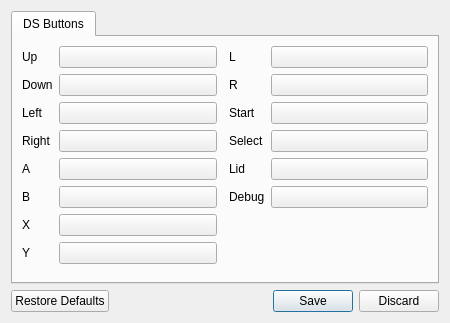
<?xml version="1.0" encoding="UTF-8"?>
<ui version="4.0">
 <class>desmume::qt::ControlConfigDialog</class>
 <widget class="QDialog" name="desmume::qt::ControlConfigDialog">
  <property name="geometry">
   <rect>
    <x>0</x>
    <y>0</y>
    <width>450</width>
    <height>323</height>
   </rect>
  </property>
  <property name="windowTitle">
   <string>Configure Controls</string>
  </property>
  <layout class="QVBoxLayout" name="verticalLayout">
   <item>
    <widget class="QTabWidget" name="tabWidget">
     <property name="currentIndex">
      <number>0</number>
     </property>
     <widget class="QWidget" name="tabDS">
      <attribute name="title">
       <string>DS Buttons</string>
      </attribute>
      <layout class="QGridLayout" name="gridLayout" rowstretch="0,0,0,0,0,0,0,0,1" columnstretch="0,1,0,0,1" columnminimumwidth="0,0,6,0,0">
       <item row="4" column="1">
        <widget class="QPushButton" name="buttonControlA">
        </widget>
       </item>
       <item row="4" column="4">
        <widget class="QPushButton" name="buttonControlLid">
        </widget>
       </item>
       <item row="0" column="4">
        <widget class="QPushButton" name="buttonControlL">
        </widget>
       </item>
       <item row="2" column="0">
        <widget class="QLabel" name="label_3">
         <property name="text">
          <string>Left</string>
         </property>
        </widget>
       </item>
       <item row="0" column="0">
        <widget class="QLabel" name="label">
         <property name="text">
          <string>Up</string>
         </property>
        </widget>
       </item>
       <item row="4" column="0">
        <widget class="QLabel" name="label_5">
         <property name="text">
          <string>A</string>
         </property>
        </widget>
       </item>
       <item row="6" column="0">
        <widget class="QLabel" name="label_7">
         <property name="text">
          <string>X</string>
         </property>
        </widget>
       </item>
       <item row="1" column="0">
        <widget class="QLabel" name="label_2">
         <property name="text">
          <string>Down</string>
         </property>
        </widget>
       </item>
       <item row="7" column="0">
        <widget class="QLabel" name="label_8">
         <property name="text">
          <string>Y</string>
         </property>
        </widget>
       </item>
       <item row="5" column="3">
        <widget class="QLabel" name="label_14">
         <property name="text">
          <string>Debug</string>
         </property>
        </widget>
       </item>
       <item row="3" column="3">
        <widget class="QLabel" name="label_12">
         <property name="text">
          <string>Select</string>
         </property>
        </widget>
       </item>
       <item row="3" column="0">
        <widget class="QLabel" name="label_4">
         <property name="text">
          <string>Right</string>
         </property>
        </widget>
       </item>
       <item row="4" column="3">
        <widget class="QLabel" name="label_13">
         <property name="text">
          <string>Lid</string>
         </property>
        </widget>
       </item>
       <item row="2" column="3">
        <widget class="QLabel" name="label_11">
         <property name="text">
          <string>Start</string>
         </property>
        </widget>
       </item>
       <item row="0" column="1">
        <widget class="QPushButton" name="buttonControlUp">
        </widget>
       </item>
       <item row="5" column="0">
        <widget class="QLabel" name="label_6">
         <property name="text">
          <string>B</string>
         </property>
        </widget>
       </item>
       <item row="0" column="3">
        <widget class="QLabel" name="label_9">
         <property name="text">
          <string>L</string>
         </property>
        </widget>
       </item>
       <item row="1" column="3">
        <widget class="QLabel" name="label_10">
         <property name="text">
          <string>R</string>
         </property>
        </widget>
       </item>
       <item row="1" column="1">
        <widget class="QPushButton" name="buttonControlDown">
        </widget>
       </item>
       <item row="2" column="4">
        <widget class="QPushButton" name="buttonControlStart">
        </widget>
       </item>
       <item row="2" column="1">
        <widget class="QPushButton" name="buttonControlLeft">
        </widget>
       </item>
       <item row="1" column="4">
        <widget class="QPushButton" name="buttonControlR">
        </widget>
       </item>
       <item row="3" column="1">
        <widget class="QPushButton" name="buttonControlRight">
        </widget>
       </item>
       <item row="7" column="1">
        <widget class="QPushButton" name="buttonControlY">
        </widget>
       </item>
       <item row="5" column="1">
        <widget class="QPushButton" name="buttonControlB">
        </widget>
       </item>
       <item row="6" column="1">
        <widget class="QPushButton" name="buttonControlX">
        </widget>
       </item>
       <item row="5" column="4">
        <widget class="QPushButton" name="buttonControlDebug">
        </widget>
       </item>
       <item row="3" column="4">
        <widget class="QPushButton" name="buttonControlSelect">
        </widget>
       </item>
       <item row="8" column="1">
        <spacer name="spacer">
         <property name="orientation">
          <enum>Qt::Vertical</enum>
         </property>
         <property name="sizeHint" stdset="0">
          <size>
           <width>0</width>
           <height>0</height>
          </size>
         </property>
        </spacer>
       </item>
      </layout>
     </widget>
    </widget>
   </item>
   <item>
    <widget class="QDialogButtonBox" name="buttonBox">
     <property name="orientation">
      <enum>Qt::Horizontal</enum>
     </property>
     <property name="standardButtons">
      <set>QDialogButtonBox::Discard|QDialogButtonBox::RestoreDefaults|QDialogButtonBox::Save</set>
     </property>
    </widget>
   </item>
  </layout>
 </widget>
 <resources/>
 <connections/>
</ui>
